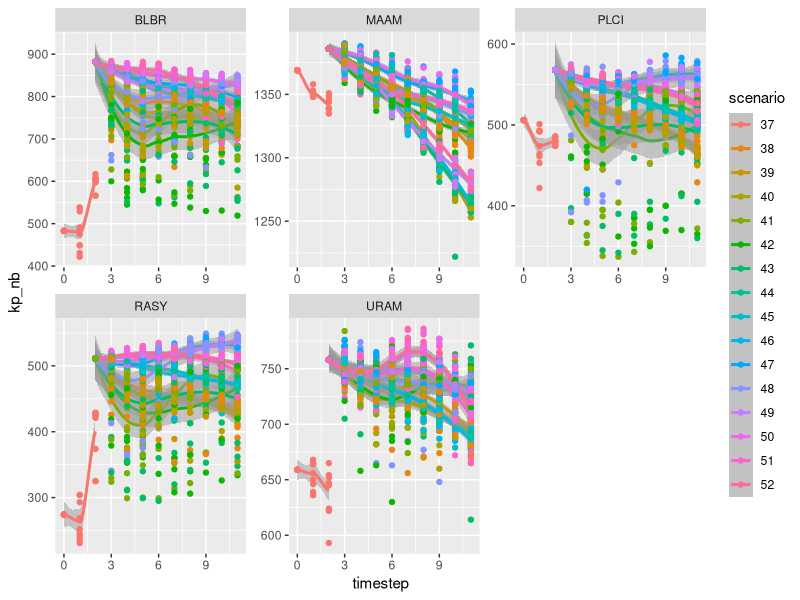
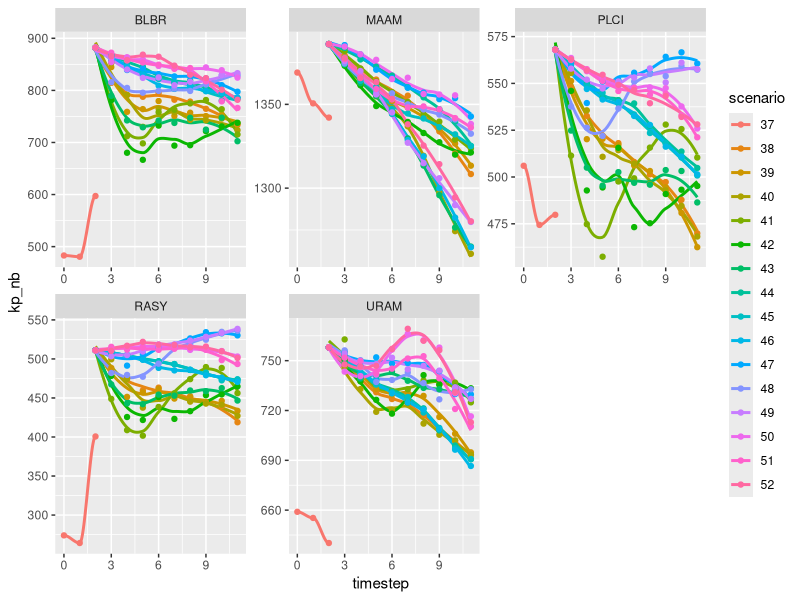

Generate these figures, in order, with R:
library(tidyverse)
surf <- read_csv("surf/surf_output.csv")
print(head(surf))

surf %>% 
  mutate(scenario = as.factor(scenario)) %>% 
  ggplot(aes(x = timestep, y = kp_nb, color=scenario)) +
  geom_smooth(aes(group = scenario), alpha=0.5, method="loess")+
  geom_point(aes(group=scenario))+
  facet_wrap(~species, scales = "free")

surf %>% 
  mutate(scenario = as.factor(scenario)) %>% 
  group_by(scenario, timestep, species) %>% 
  summarise(kp_nb = mean(kp_nb)) %>% ungroup %>% 
  ggplot(aes(x = timestep, y = kp_nb, color=scenario)) +
  geom_smooth(aes(group = scenario), se = F, method="loess")+
  geom_point(aes(group=scenario))+
  facet_wrap(~species, scales = "free")

